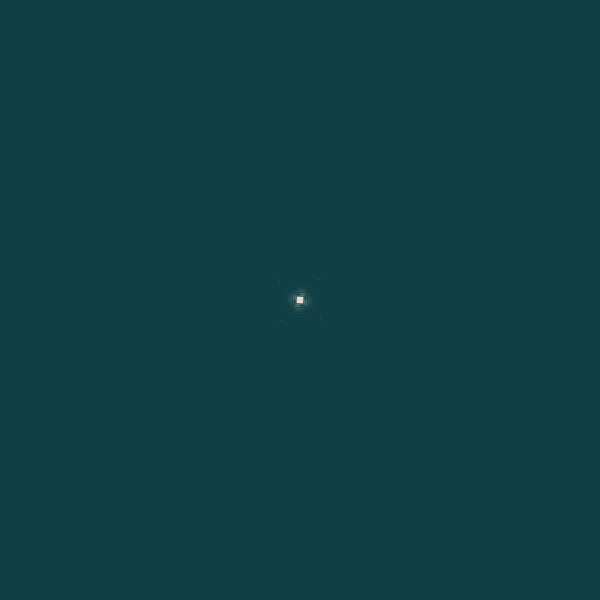
Frame 1 (no input)
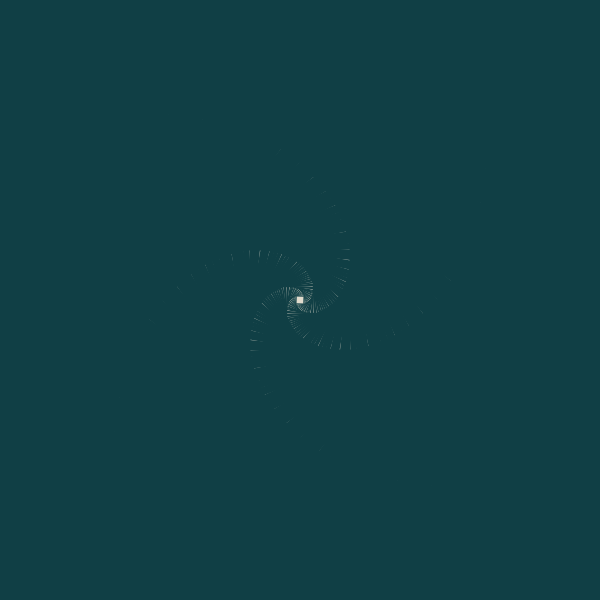
Frame 60 (the mouse pressed at the canvas centre just before this capture)
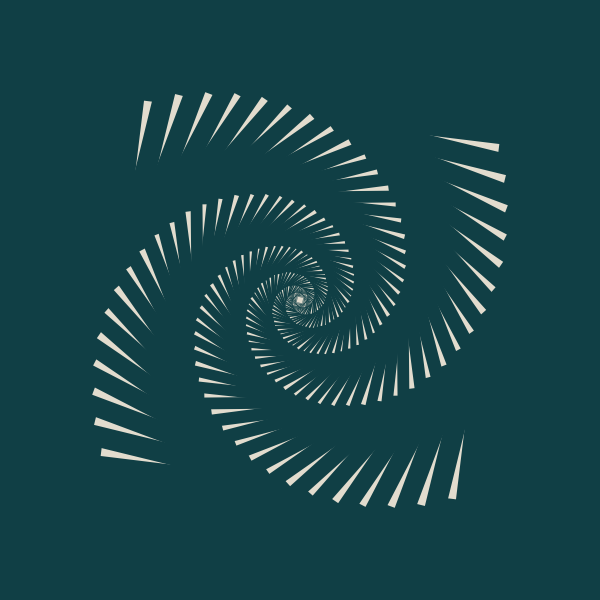
Frame 120 (the mouse held since frame 60 and released just before this capture)

The Processing sketch that drew these frames (run headless with seeded random() and noise(); from frame 60 on, the mouse is pressed at the canvas centre):

// Processing sketch: FlowerOfQuads
// ── FlowerOfQuads.pde
// David Mrugala
  
float angle;
  
void setup()
{
  size(600,600);
}
  
void draw()
{
  background(16,63,69);
   
  // rotation angle
  angle += 0.001;
  
  strokeWeight(23);
  stroke(16,63,69);
  fill(226,220,206);
   
  // move coordinate origin to center of sketch window
  translate(width/2,height/2);
   
  // number of scaled rectangles
  for (int i=0; i<80; i++){
    rotate(angle);
    scale(0.95);
    rectMode(CENTER);
    rect(0,0,400,400);
  }
}
